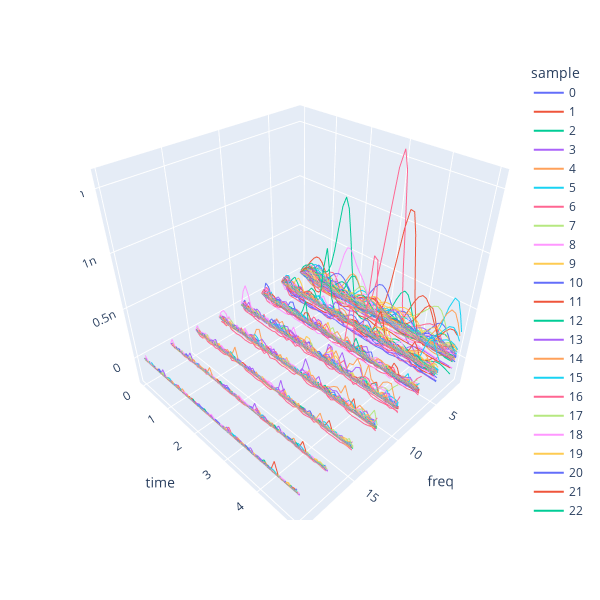

Here is the notebook cell this chart was saved with:
### Code cell
fig = px.line_3d(df.query('freq < 20').iloc[::10],
                    x='freq', y='time',
                    z='value',
                    line_group='freq',
                    color='sample',
                    # opacity=0.5,
                    # size_max=5, size='size',
                    width=600, height=600)
fig.data[0]['marker']['line'] = dict(width=0)
fig
